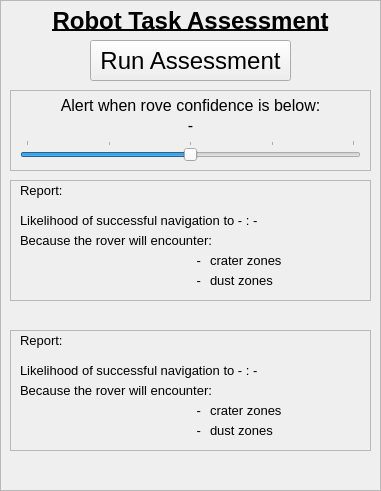
   <widget class="QFrame" name="frame_6">
    <property name="geometry">
     <rect>
      <x>1140</x>
      <y>10</y>
      <width>381</width>
      <height>491</height>
     </rect>
    </property>
    <property name="frameShape">
     <enum>QFrame::StyledPanel</enum>
    </property>
    <property name="frameShadow">
     <enum>QFrame::Plain</enum>
    </property>
    <widget class="QFrame" name="frame_11">
     <property name="geometry">
      <rect>
       <x>10</x>
       <y>330</y>
       <width>361</width>
       <height>121</height>
      </rect>
     </property>
     <property name="frameShape">
      <enum>QFrame::StyledPanel</enum>
     </property>
     <property name="frameShadow">
      <enum>QFrame::Plain</enum>
     </property>
     <widget class="QLabel" name="label_11">
      <property name="geometry">
       <rect>
        <x>10</x>
        <y>0</y>
        <width>191</width>
        <height>21</height>
       </rect>
      </property>
      <property name="font">
       <font>
        <pointsize>10</pointsize>
       </font>
      </property>
      <property name="text">
       <string>Report:</string>
      </property>
     </widget>
     <widget class="QLabel" name="robot2_likelihood_label">
      <property name="geometry">
       <rect>
        <x>10</x>
        <y>30</y>
        <width>351</width>
        <height>21</height>
       </rect>
      </property>
      <property name="font">
       <font>
        <pointsize>10</pointsize>
       </font>
      </property>
      <property name="text">
       <string>Likelihood of successful navigation to - : - </string>
      </property>
     </widget>
     <widget class="QLabel" name="label_13">
      <property name="geometry">
       <rect>
        <x>10</x>
        <y>50</y>
        <width>201</width>
        <height>21</height>
       </rect>
      </property>
      <property name="font">
       <font>
        <pointsize>10</pointsize>
       </font>
      </property>
      <property name="text">
       <string>Because the rover will encounter:</string>
      </property>
     </widget>
     <widget class="QLabel" name="robot2_crater_assessment_value">
      <property name="geometry">
       <rect>
        <x>80</x>
        <y>70</y>
        <width>111</width>
        <height>21</height>
       </rect>
      </property>
      <property name="font">
       <font>
        <pointsize>10</pointsize>
       </font>
      </property>
      <property name="text">
       <string>-</string>
      </property>
      <property name="alignment">
       <set>Qt::AlignRight|Qt::AlignTrailing|Qt::AlignVCenter</set>
      </property>
     </widget>
     <widget class="QLabel" name="robot2_zone_assessment_value">
      <property name="geometry">
       <rect>
        <x>80</x>
        <y>90</y>
        <width>111</width>
        <height>21</height>
       </rect>
      </property>
      <property name="font">
       <font>
        <pointsize>10</pointsize>
       </font>
      </property>
      <property name="text">
       <string>-</string>
      </property>
      <property name="alignment">
       <set>Qt::AlignRight|Qt::AlignTrailing|Qt::AlignVCenter</set>
      </property>
     </widget>
     <widget class="QLabel" name="label_14">
      <property name="geometry">
       <rect>
        <x>200</x>
        <y>70</y>
        <width>81</width>
        <height>21</height>
       </rect>
      </property>
      <property name="font">
       <font>
        <pointsize>10</pointsize>
       </font>
      </property>
      <property name="text">
       <string>crater zones</string>
      </property>
     </widget>
     <widget class="QLabel" name="label_15">
      <property name="geometry">
       <rect>
        <x>200</x>
        <y>90</y>
        <width>81</width>
        <height>21</height>
       </rect>
      </property>
      <property name="font">
       <font>
        <pointsize>10</pointsize>
       </font>
      </property>
      <property name="text">
       <string>dust zones</string>
      </property>
     </widget>
    </widget>
    <widget class="QFrame" name="frame_15">
     <property name="geometry">
      <rect>
       <x>10</x>
       <y>90</y>
       <width>361</width>
       <height>81</height>
      </rect>
     </property>
     <property name="frameShape">
      <enum>QFrame::StyledPanel</enum>
     </property>
     <property name="frameShadow">
      <enum>QFrame::Raised</enum>
     </property>
     <widget class="QSlider" name="operator_alert_slider">
      <property name="geometry">
       <rect>
        <x>10</x>
        <y>50</y>
        <width>341</width>
        <height>22</height>
       </rect>
      </property>
      <property name="minimum">
       <number>0</number>
      </property>
      <property name="maximum">
       <number>100</number>
      </property>
      <property name="singleStep">
       <number>25</number>
      </property>
      <property name="pageStep">
       <number>25</number>
      </property>
      <property name="value">
       <number>50</number>
      </property>
      <property name="orientation">
       <enum>Qt::Horizontal</enum>
      </property>
      <property name="invertedAppearance">
       <bool>false</bool>
      </property>
      <property name="invertedControls">
       <bool>false</bool>
      </property>
      <property name="tickPosition">
       <enum>QSlider::TicksAbove</enum>
      </property>
      <property name="tickInterval">
       <number>25</number>
      </property>
     </widget>
     <widget class="QLabel" name="outcome_threshold_value_4">
      <property name="geometry">
       <rect>
        <x>0</x>
        <y>20</y>
        <width>361</width>
        <height>31</height>
       </rect>
      </property>
      <property name="font">
       <font>
        <pointsize>12</pointsize>
       </font>
      </property>
      <property name="text">
       <string>-</string>
      </property>
      <property name="alignment">
       <set>Qt::AlignCenter</set>
      </property>
     </widget>
     <widget class="QLabel" name="operator_alert_description">
      <property name="geometry">
       <rect>
        <x>0</x>
        <y>0</y>
        <width>361</width>
        <height>31</height>
       </rect>
      </property>
      <property name="font">
       <font>
        <pointsize>12</pointsize>
       </font>
      </property>
      <property name="text">
       <string>Alert when rove confidence is below:</string>
      </property>
      <property name="alignment">
       <set>Qt::AlignCenter</set>
      </property>
     </widget>
    </widget>
    <widget class="QLabel" name="task_assessment_label">
     <property name="geometry">
      <rect>
       <x>0</x>
       <y>0</y>
       <width>381</width>
       <height>41</height>
      </rect>
     </property>
     <property name="font">
      <font>
       <pointsize>18</pointsize>
       <weight>75</weight>
       <bold>true</bold>
       <underline>true</underline>
      </font>
     </property>
     <property name="text">
      <string>Robot Task Assessment</string>
     </property>
     <property name="alignment">
      <set>Qt::AlignCenter</set>
     </property>
    </widget>
    <widget class="QFrame" name="frame_10">
     <property name="geometry">
      <rect>
       <x>10</x>
       <y>180</y>
       <width>361</width>
       <height>121</height>
      </rect>
     </property>
     <property name="frameShape">
      <enum>QFrame::StyledPanel</enum>
     </property>
     <property name="frameShadow">
      <enum>QFrame::Plain</enum>
     </property>
     <widget class="QLabel" name="label">
      <property name="geometry">
       <rect>
        <x>10</x>
        <y>0</y>
        <width>191</width>
        <height>21</height>
       </rect>
      </property>
      <property name="font">
       <font>
        <pointsize>10</pointsize>
       </font>
      </property>
      <property name="text">
       <string>Report:</string>
      </property>
     </widget>
     <widget class="QLabel" name="robot1_likelihood_label">
      <property name="geometry">
       <rect>
        <x>10</x>
        <y>30</y>
        <width>351</width>
        <height>21</height>
       </rect>
      </property>
      <property name="font">
       <font>
        <pointsize>10</pointsize>
       </font>
      </property>
      <property name="text">
       <string>Likelihood of successful navigation to - : - </string>
      </property>
     </widget>
     <widget class="QLabel" name="label_4">
      <property name="geometry">
       <rect>
        <x>10</x>
        <y>50</y>
        <width>201</width>
        <height>21</height>
       </rect>
      </property>
      <property name="font">
       <font>
        <pointsize>10</pointsize>
       </font>
      </property>
      <property name="text">
       <string>Because the rover will encounter:</string>
      </property>
     </widget>
     <widget class="QLabel" name="robot1_crater_assessment_value">
      <property name="geometry">
       <rect>
        <x>80</x>
        <y>70</y>
        <width>111</width>
        <height>21</height>
       </rect>
      </property>
      <property name="font">
       <font>
        <pointsize>10</pointsize>
       </font>
      </property>
      <property name="text">
       <string>-</string>
      </property>
      <property name="alignment">
       <set>Qt::AlignRight|Qt::AlignTrailing|Qt::AlignVCenter</set>
      </property>
     </widget>
     <widget class="QLabel" name="robot1_zone_assessment_value">
      <property name="geometry">
       <rect>
        <x>80</x>
        <y>90</y>
        <width>111</width>
        <height>21</height>
       </rect>
      </property>
      <property name="font">
       <font>
        <pointsize>10</pointsize>
       </font>
      </property>
      <property name="text">
       <string>-</string>
      </property>
      <property name="alignment">
       <set>Qt::AlignRight|Qt::AlignTrailing|Qt::AlignVCenter</set>
      </property>
     </widget>
     <widget class="QLabel" name="label_5">
      <property name="geometry">
       <rect>
        <x>200</x>
        <y>70</y>
        <width>81</width>
        <height>21</height>
       </rect>
      </property>
      <property name="font">
       <font>
        <pointsize>10</pointsize>
       </font>
      </property>
      <property name="text">
       <string>crater zones</string>
      </property>
     </widget>
     <widget class="QLabel" name="label_6">
      <property name="geometry">
       <rect>
        <x>200</x>
        <y>90</y>
        <width>81</width>
        <height>21</height>
       </rect>
      </property>
      <property name="font">
       <font>
        <pointsize>10</pointsize>
       </font>
      </property>
      <property name="text">
       <string>dust zones</string>
      </property>
     </widget>
    </widget>
    <widget class="QPushButton" name="assessment_button">
     <property name="geometry">
      <rect>
       <x>90</x>
       <y>40</y>
       <width>201</width>
       <height>41</height>
      </rect>
     </property>
     <property name="font">
      <font>
       <pointsize>18</pointsize>
       <weight>50</weight>
       <bold>false</bold>
      </font>
     </property>
     <property name="text">
      <string>Run Assessment</string>
     </property>
    </widget>
   </widget>
